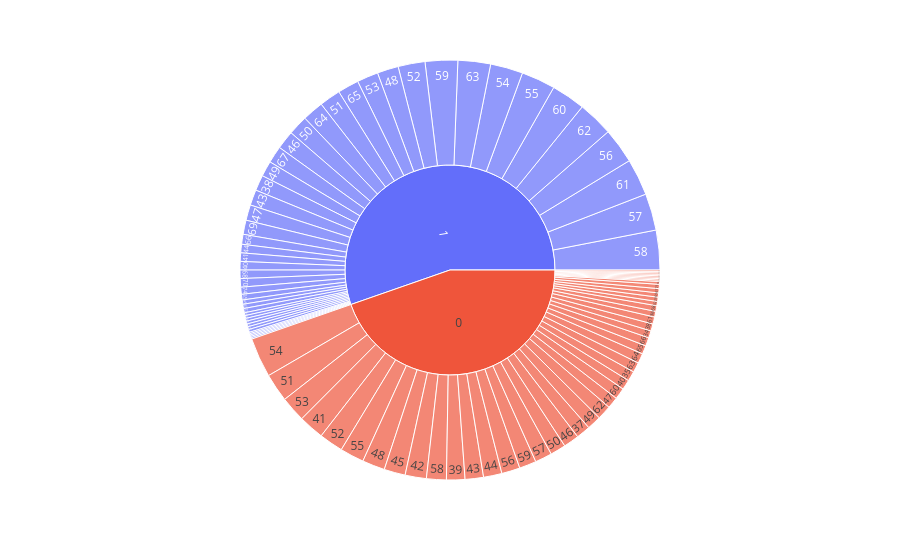

Here is the notebook cell this chart was saved with:
### Markdown cell above
# **Age & Heart Disease Distribution**

### Code cell
px.sunburst(heart_df, path=['HeartDisease', 'Age'])

### Figure 1 — Plotly figure (JSON) as saved in the notebook; plotly's stock layout.template omitted (floating-point values rounded to 4 significant figures)
{"data": [{"branchvalues": "total", "domain": {"x": [0, 1], "y": [0, 1]}, "hovertemplate": "labels=%{label}<br>count=%{value}<br>parent=%{parent}<br>id=%{id}<extra></extra>", "ids": ["0/40", "1/49", "0/37", "1/48", "0/54", "0/39", "0/45", "1/37", "0/48", "1/58", "0/42", "1/38", "0/43", "1/60", "1/36", "0/44", "0/49", "1/44", "0/36", "0/53", "0/52", "0/51", "1/53", "0/56", "1/54", "1/41", "0/32", "1/65", "0/41", "0/35", "1/43", "0/59", "0/50", "1/50", "1/47", "1/31", "1/52", "1/46", "1/57", "1/55", "0/46", "1/32", "0/55", "1/63", "1/56", "1/66", "1/40", "0/57", "0/34", "0/47", "0/38", "1/33", "1/59", "1/34", "0/58", "0/61", "0/29", "0/62", "0/31", "1/35", "0/28", "0/30", "1/39", "1/51", "0/33", "1/45", "0/60", "1/61", "1/62", "0/65", "1/74", "1/68", "1/42", "0/72", "1/64", "1/69", "1/67", "1/73", "1/70", "0/66", "0/63", "0/74", "1/77", "1/72", "1/75", "0/64", "1/76", "0/68", "1/71", "0/75", "0/69", "0/67", "0/71", "0/70", "0/76", "0", "1"], "labels": ["40", "49", "37", "48", "54", "39", "45", "37", "48", "58", "42", "38", "43", "60", "36", "44", "49", "44", "36", "53", "52", "51", "53", "56", "54", "41", "32", "65", "41", "35", "43", "59", "50", "50", "47", "31", "52", "46", "57", "55", "46", "32", "55", "63", "56", "66", "40", "57", "34", "47", "38", "33", "59", "34", "58", "61", "29", "62", "31", "35", "28", "30", "39", "51", "33", "45", "60", "61", "62", "65", "74", "68", "42", "72", "64", "69", "67", "73", "70", "66", "63", "74", "77", "72", "75", "64", "76", "68", "71", "75", "69", "67", "71", "70", "76", "0", "1"], "name": "", "parents": ["0", "1", "0", "1", "0", "0", "0", "1", "0", "1", "0", "1", "0", "1", "1", "0", "0", "1", "0", "0", "0", "0", "1", "0", "1", "1", "0", "1", "0", "0", "1", "0", "0", "1", "1", "1", "1", "1", "1", "1", "0", "1", "0", "1", "1", "1", "1", "0", "0", "0", "0", "1", "1", "1", "0", "0", "0", "0", "0", "1", "0", "0", "1", "1", "0", "1", "0", "1", "1", "0", "1", "1", "1", "0", "1", "1", "1", "1", "1", "0", "0", "0", "1", "1", "1", "0", "1", "0", "1", "0", "0", "0", "0", "0", "0", "", ""], "type": "sunburst", "values": [7, 11, 10, 15, 28, 13, 15, 1, 16, 28, 15, 11, 13, 24, 2, 13, 10, 6, 4, 18, 17, 20, 15, 13, 23, 6, 3, 15, 18, 7, 11, 12, 11, 14, 11, 1, 19, 13, 26, 24, 11, 2, 17, 23, 25, 7, 6, 12, 5, 8, 5, 1, 23, 2, 14, 5, 3, 10, 1, 4, 1, 1, 2, 15, 1, 3, 8, 26, 25, 6, 5, 6, 3, 1, 15, 10, 12, 1, 6, 6, 7, 2, 2, 3, 2, 7, 1, 4, 2, 1, 3, 3, 3, 1, 1, 410, 508]}], "layout": {"legend": {"tracegroupgap": 0}, "margin": {"t": 60}}}
